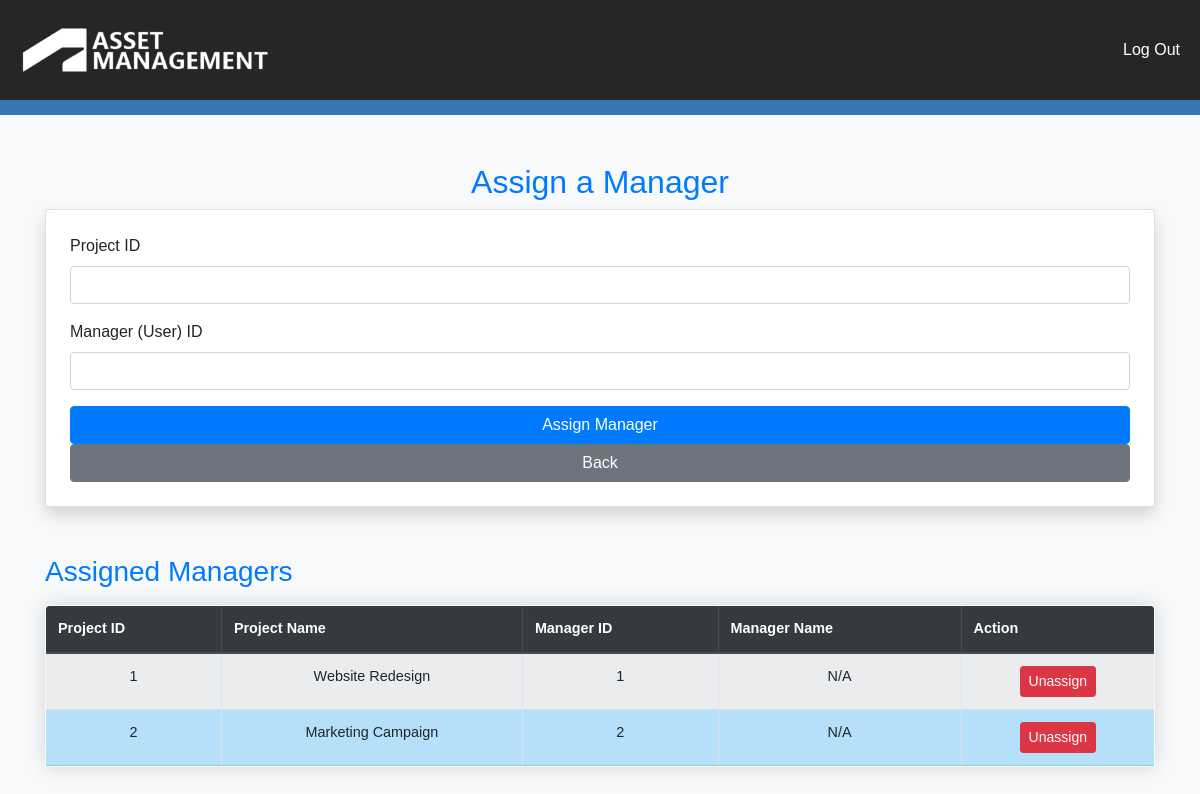
The app's page /Pages/Assign_Managers.php, older data.
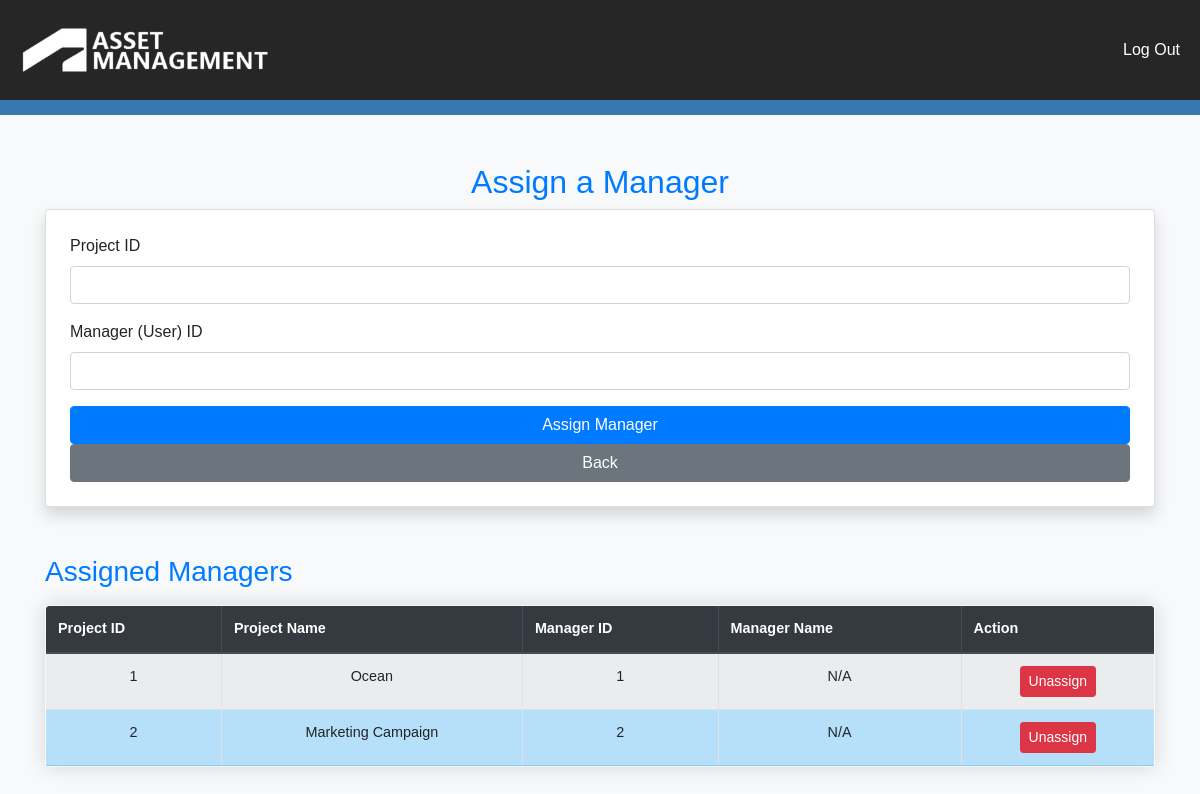
The same page, newer data.
### tables this page shows
CREATE TABLE "Project" (
            "ProjectID"	INTEGER,
            "ProjectName" TEXT NOT NULL,
            "ProjectDescription"	TEXT,
            "ProjectManager"	INTEGER,
            PRIMARY KEY("ProjectID")
        );

### Pages/Assign_Managers.php (the view, shortened to what this page needs)
<?php
include __DIR__ . '/NavBar.php';
$db = new SQLite3(__DIR__ . '/../Asset-Manager-DB.db');
$db->exec('PRAGMA foreign_keys = ON;');
$result = $db->query('
    SELECT
        p.ProjectID,
        p.ProjectName,
        u.FName || " " || u.LName AS ManagerName,
        p.ProjectManager
    FROM Project p
    LEFT JOIN User u ON p.ProjectManager = u.UserID
');
?>
<!DOCTYPE html>
<html lang="en">
<head>
<link href="https://stackpath.bootstrapcdn.com/bootstrap/4.5.2/css/bootstrap.min.css" rel="stylesheet">
</head>
<body class="bg-light">
<div class="container mt-5">
<h2 class="text-center text-primary">Assign a Manager</h2>
<form method="POST" class="card shadow p-4 mb-5">
<div class="form-group">
    <label>Project ID</label>
    <input type="number" name="project_id" class="form-control" required>
</div>
<div class="form-group">
    <label>Manager (User) ID</label>
    <input type="number" name="manager_id" class="form-control" required>
</div>
<button type="submit" name="assign_manager" class="btn btn-primary">Assign Manager</button>
<a href="Admin-Dashboard.php" class="btn btn-secondary">Back</a>
</form>
<h3 class="text-primary">Assigned Managers</h3>
<table class="table table-bordered table-striped mt-3">
<thead class="thead-dark">
<tr>
<th>Project ID</th>
<th>Project Name</th>
<th>Manager ID</th>
<th>Manager Name</th>
<th>Action</th>
</tr>
</thead>
<tbody>
<?php while($row = $result->fetchArray(SQLITE3_ASSOC)): ?>
<tr>
<td><?= $row['ProjectID'] ?></td>
<td><?= htmlspecialchars($row['ProjectName']) ?></td>
<td><?= $row['ProjectManager'] ?? 'Unassigned' ?></td>
<td><?= htmlspecialchars($row['ManagerName'] ?? 'N/A') ?></td>
<td>
    <?php if ($row['ProjectManager']): ?>
        <a href="Assign_Managers.php?remove_id=<?= $row['ProjectID'] ?>" class="btn btn-danger btn-sm">Unassign</a>
    <?php else: ?>
        <span class="text-muted">No manager</span>
    <?php endif; ?>
</td>
</tr>
<?php endwhile; ?>
</tbody>
</table>
</div>
</body>
</html>

Row changes from the older to the newer data that the page shows:
changed project id 1: ProjectName "Website Redesign" → "Ocean"
